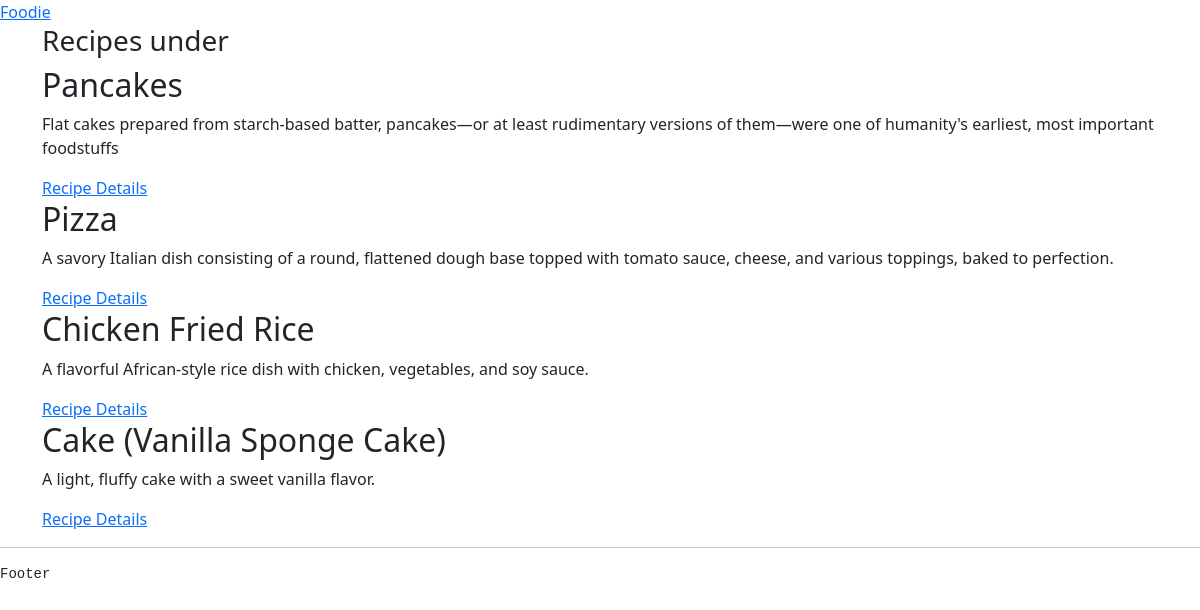
Before: /recipes/ with the older database file.
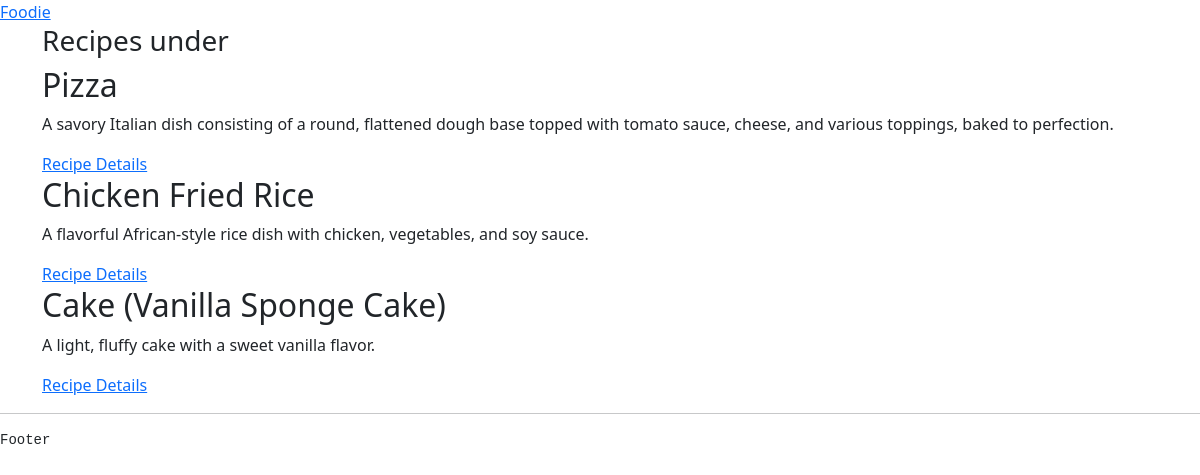
After: the same page with the newer database file.
### recipes/models.py (models this page shows)
class Recipe(models.Model):
    name = models.CharField(max_length=100)
    description = models.TextField(null=True, blank=True)
    ingredients = models.TextField()
    directions = models.TextField()
    date = models.DateTimeField(auto_now_add=True, null=True, blank=True)
    category = models.ForeignKey(Category, on_delete=models.CASCADE, related_name='recipes')
    def __str__(self):
        return self.name

### recipes/views.py (the view)
# urls.py: path('recipes/', include('recipes.urls')),
def recipes(request):
    recipes_list = Recipe.objects.all()
    dict = {
        'recipes_list': recipes_list,
    }
    print(dict)
    return render(request, 'recipes/recipes.html', dict)

### recipes/templates/recipes/recipes.html
{% extends 'base.html' %}
{% block content %}
    <h3>Recipes under {{ category }}</h3>
    <div>
        {% for recipe in recipes_list %}
            <div>
                <h2>{{ recipe.name }}</h2>
                <p>{{ recipe.description }}</p>
                <a href="{% url 'recipes:recipe_details' recipe.id %}">Recipe Details</a>
            </div>
        {% endfor %}
    </div>
{% endblock content %}

Changed rows visible on the page:
removed Recipe: name "Pancakes", description "Flat cakes prepared from starch-based batter, pancakes—or at least rudimentary versions of them—were one of humanity's earliest, most important foodstuffs"
